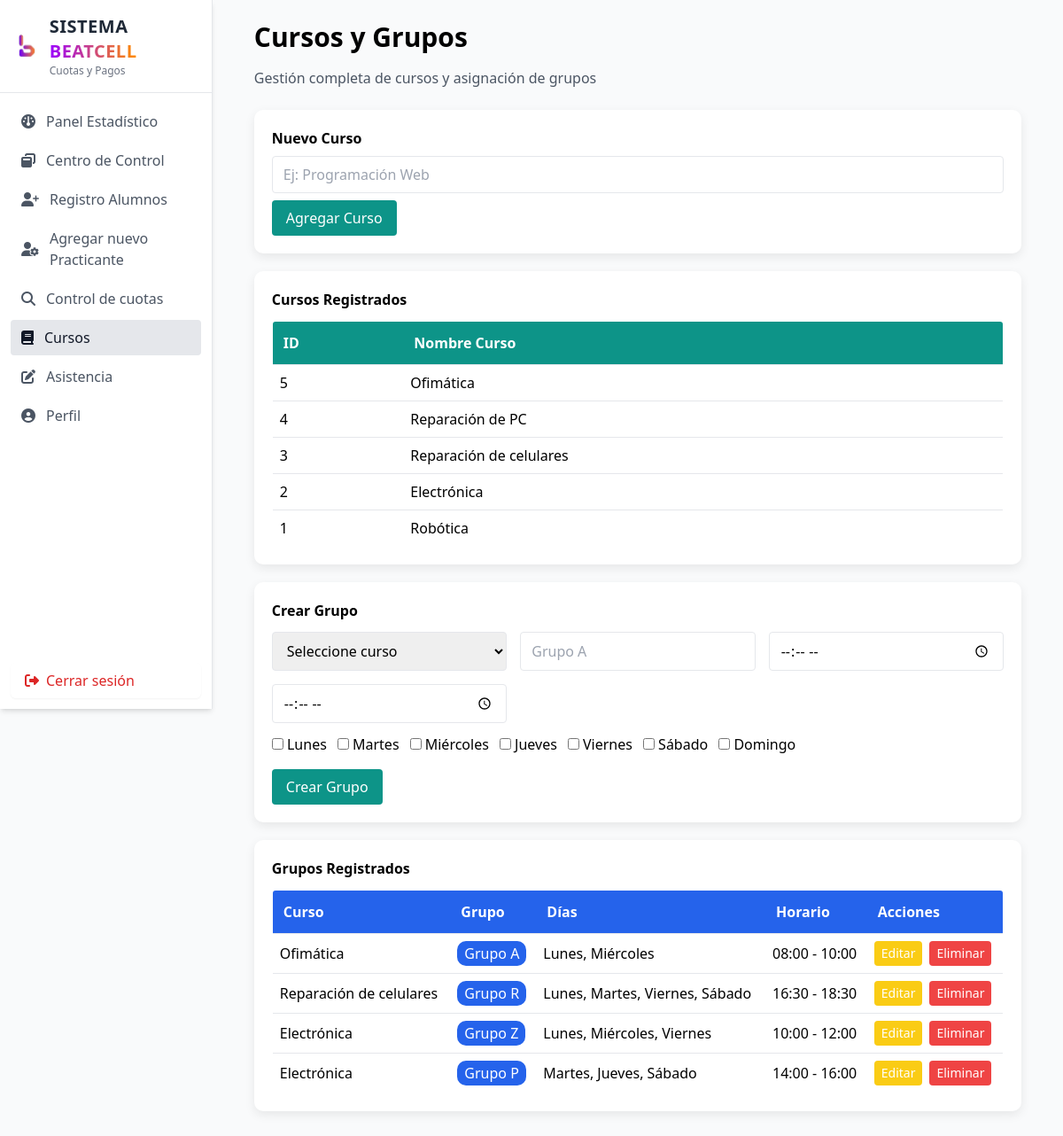
The page /public/asignar_cursos.php (signed in) on the database as committed earlier.
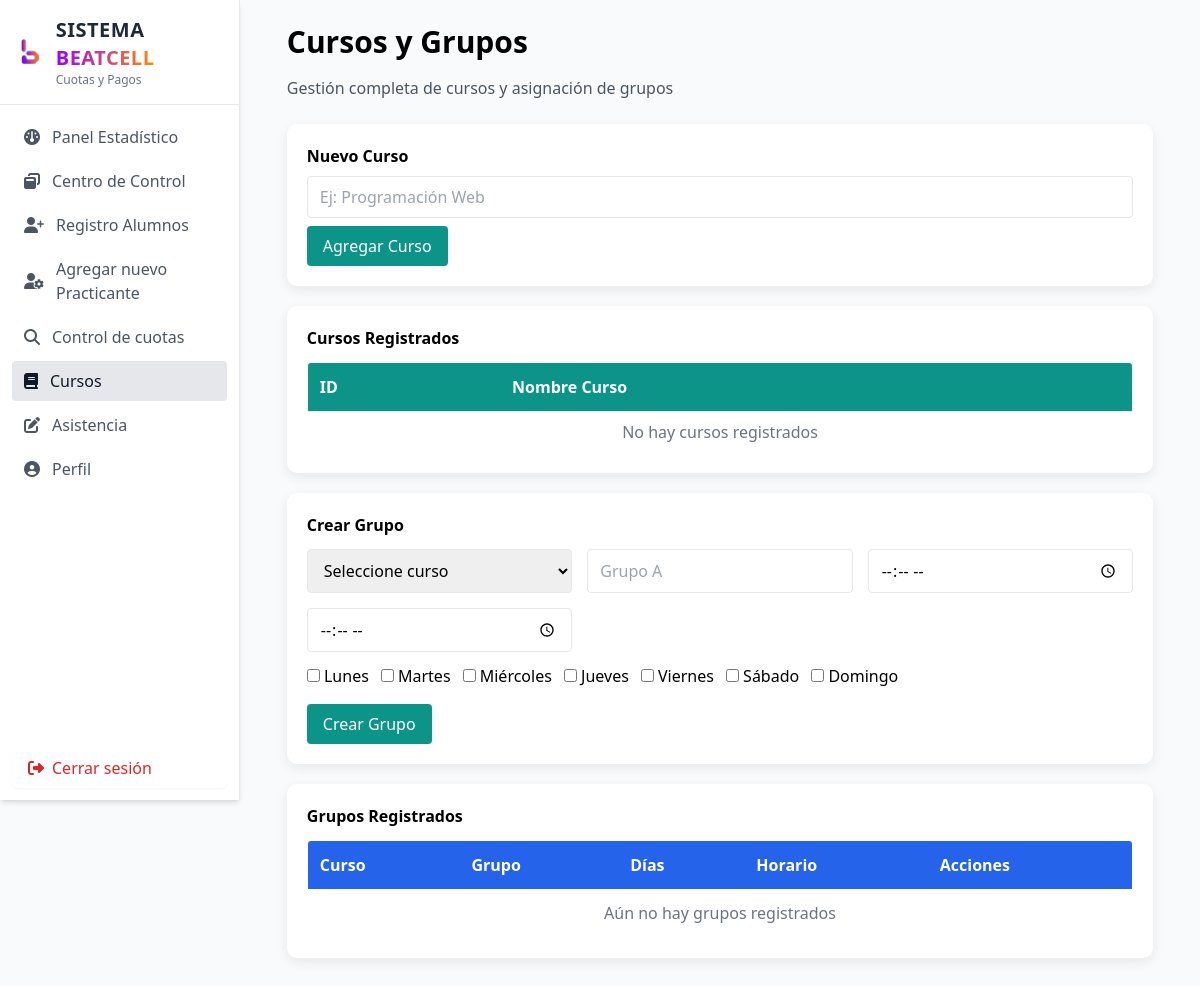
The same page on the database as committed later.
### tables this page shows
CREATE TABLE cursos (
    id_curso INT AUTO_INCREMENT PRIMARY KEY,
    nombre_curso VARCHAR(100) UNIQUE NOT NULL
);

CREATE TABLE grupos (
    id_grupo INT AUTO_INCREMENT PRIMARY KEY,
    id_curso INT NOT NULL,

    nombre_grupo VARCHAR(50) NOT NULL,
    dias VARCHAR(100),
    hora_inicio TIME,
    hora_fin TIME,

    FOREIGN KEY (id_curso)
        REFERENCES cursos(id_curso)
);

### config/config.php (called while the page is built)
<?php
return [
    'db' => [
        'host' => '127.0.0.1',
        'name' => 'beatcell_db',
        'user' => 'root',
        'pass' => '',
        'charset' => 'utf8mb4'
    ],
    'uploads_dir' => __DIR__ . '/../uploads',
    'base_url' => 'http://localhost/Sistema-Beatcell/public'
];

### public/asignar_cursos.php (the view, shortened to what this page needs)
<?php
$pdo = require __DIR__ . '/../config/db.php';
$stmt = $pdo->query("SELECT * FROM cursos ORDER BY id_curso DESC");
$cursos = $stmt->fetchAll();
$stmt = $pdo->query("
SELECT
    g.*,
    c.nombre_curso
FROM grupos g
INNER JOIN cursos c ON c.id_curso = g.id_curso
ORDER BY g.id_grupo DESC
");
$grupos = $stmt->fetchAll();
$active = "cursos";
?>
<h2 class="text-3xl font-bold mb-4">Cursos y Grupos</h2>
<p class="text-gray-600 mb-6">Gestión completa de cursos y asignación de grupos</p>
<div class="card">
  <h3 class="font-semibold mb-2">Nuevo Curso</h3>
  <form action="../process/process_cursos.php" method="POST">
    <input type="text" name="nombre" placeholder="Ej: Programación Web"
           class="border px-3 py-2 rounded w-full mb-2">
    <button class="bg-teal-600 text-white px-4 py-2 rounded">
      Agregar Curso
    </button>
  </form>
</div>
<div class="card">
  <h3 class="font-semibold mb-3">Cursos Registrados</h3>
  <table class="w-full border rounded overflow-hidden">
    <thead class="bg-teal-600 text-white">
      <tr class="border-t hover:bg-gray-50">
        <th class="p-3 text-left">ID</th>
        <th class="p-3 text-left">Nombre Curso</th>
      </tr>
    </thead>
    <tbody class="bg-white">
      <?php if($cursos): ?>
          <?php foreach($cursos as $c): ?>
              <tr class="border-t hover:bg-gray-50">
                  <td class="p-2"><?= $c['id_curso'] ?></td>
                  <td class="p-2"><?= htmlspecialchars($c['nombre_curso']) ?></td>
              </tr>
          <?php endforeach; ?>
      <?php else: ?>
          <tr class="border-t hover:bg-gray-50">
              <td colspan="2" class="p-2 text-center text-gray-500">
                  No hay cursos registrados
              </td>
          </tr>
      <?php endif; ?>
    </tbody>
  </table>
</div>
<form action="../process/process_grupos.php" method="POST" class="card">
  <h3 class="font-semibold mb-3">Crear Grupo</h3>
  <div class="grid">
    <select name="id_curso" class="border px-3 py-2 rounded" required>
        <option value="">Seleccione curso</option>
    </select>
    <input type="text" name="nombre_grupo" placeholder="Grupo A"
           class="border px-3 py-2 rounded" required>
    <input type="time" name="hora_inicio" class="border px-3 py-2 rounded" required>
    <input type="time" name="hora_fin" class="border px-3 py-2 rounded" required>
  </div>
  <div class="mt-3 flex flex-wrap gap-3">
    <label><input type="checkbox" name="dias[]" value="Lunes"> Lunes</label>
    <label><input type="checkbox" name="dias[]" value="Martes"> Martes</label>
    <label><input type="checkbox" name="dias[]" value="Miércoles"> Miércoles</label>
    <label><input type="checkbox" name="dias[]" value="Jueves"> Jueves</label>
    <label><input type="checkbox" name="dias[]" value="Viernes"> Viernes</label>
    <label><input type="checkbox" name="dias[]" value="Sábado"> Sábado</label>
    <label><input type="checkbox" name="dias[]" value="Domingo"> Domingo</label>
  </div>
  <button class="mt-4 bg-teal-600 text-white px-4 py-2 rounded">
    Crear Grupo
  </button>
</form>
<div class="card">
  <h3 class="font-semibold mb-3">Grupos Registrados</h3>
  <table class="w-full border rounded overflow-hidden">
    <thead class="bg-blue-600 text-white">
      <tr>
        <th class="p-3 text-left">Curso</th>
        <th class="p-3 text-left">Grupo</th>
        <th class="p-3 text-left">Días</th>
        <th class="p-3 text-left">Horario</th>
        <th class="p-3 text-left">Acciones</th>
      </tr>
    </thead>
    <tbody class="bg-white">
    <?php if($grupos): ?>
        <?php foreach($grupos as $g): ?>
            <tr class="border-t hover:bg-gray-50">
                <td class="p-2"><?= htmlspecialchars($g['nombre_curso']) ?></td>
                <td class="p-2">
                    <span class="badge"><?= htmlspecialchars($g['nombre_grupo']) ?></span>
                </td>
                <td class="p-2"><?= htmlspecialchars($g['dias']) ?></td>
                <td class="p-2">
                    <?= substr($g['hora_inicio'], 0, 5) ?> - <?= substr($g['hora_fin'], 0, 5) ?>
                </td>
                <td class="p-2 flex gap-2">
                    <button class="bg-yellow-400 px-2 py-1 rounded text-white text-sm">
                        Editar
                    </button>
                    <form action="../process/process_grupos.php" method="POST"
                          onsubmit="return confirm('¿Eliminar grupo?')">
                        <button class="bg-red-500 px-2 py-1 rounded text-white text-sm">
                            Eliminar
                        </button>
                    </form>
                </td>
            </tr>
        <?php endforeach; ?>
    <?php else: ?>
        <tr>
            <td colspan="5" class="p-3 text-center text-gray-500">
                Aún no hay grupos registrados
            </td>
        </tr>
    <?php endif; ?>
    </tbody>
  </table>
</div>
<?php
$content = ob_get_clean();
require __DIR__ . '/layout.php';
?>

### public/layout.php (shortened to what this page needs)
<?php
$config = require __DIR__ . '/../config/config.php';
$base   = rtrim($config['base_url'], '/');
$ROLE = strtoupper($_SESSION['role'] ?? '');
?>
<!doctype html>
<html lang="es">
<head>
  <script src="https://cdn.tailwindcss.com"></script>
  <link rel="stylesheet" href="https://cdnjs.cloudflare.com/ajax/libs/font-awesome/6.4.0/css/all.min.css">
</head>
<body class="bg-gray-50">
  <div class="flex min-h-screen">
    <aside class="sidebar bg-white border-r shadow-md flex flex-col">
      <div class="p-4 border-b flex items-center space-x-3">
<img src="../img/logo-beatcell.png" class="w-8 h-8 object-contain" alt="Logo">
  <div>
    <h1 class="text-xl font-bold tracking-wide">
      <span class="text-gray-800">SISTEMA</span>
      <span class="bg-gradient-to-r from-[#9b00ff] to-[#ff8c00] bg-clip-text text-transparent">
      </span>
    </h1>
    <p class="text-xs text-gray-500">Cuotas y Pagos</p>
  </div>
</div>
      <nav class="p-3 space-y-1 flex-1 overflow-y-auto">
        <?php if (in_array($ROLE, ['ADMISION','ADMINISTRADOR'], true)): ?>
        <a href="<?= $base ?>/home.php"
           class="flex items-center gap-3 px-3 py-2 rounded <?= $active==='home'?'bg-gray-200 text-gray-900':'text-gray-600 hover:bg-gray-100' ?>">
          <i class="fas fa-gauge"></i> <span>Panel Estadístico</span>
        </a>
        <?php endif; ?>
        <a href="<?= $base ?>/ventana.php"
           class="flex items-center gap-3 px-3 py-2 rounded <?= $active==='ventana'?'bg-gray-200 text-gray-900':'text-gray-600 hover:bg-gray-100' ?>">
          <i class="fas fa-window-restore"></i> <span>Centro de Control</span>
        </a>
        <?php if (in_array($ROLE, ['ASESOR','ADMINISTRADOR'], true)): ?>
          <a href="<?= $base ?>/registro_alumnos.php"
            class="flex items-center gap-3 px-3 py-2 rounded <?= $active==='registro'?'bg-gray-200 text-gray-900':'text-gray-600 hover:bg-gray-100' ?>">
            <i class="fas fa-user-plus"></i> <span>Registro Alumnos</span>
          </a>
        <?php endif; ?>
        <?php if ($ROLE === 'ADMINISTRADOR'): ?>
          <a href="<?= $base ?>/registrar_usuario.php"
            class="flex items-center gap-3 px-3 py-2 rounded <?= $active==='registrar_usuario'?'bg-gray-200 text-gray-900':'text-gray-600 hover:bg-gray-100' ?>">
            <i class="fas fa-user-cog"></i><span>Agregar nuevo Practicante</span>
          </a>
        <?php endif; ?>
        <?php if (in_array($ROLE, ['ADMISION','ADMINISTRADOR'], true)): ?>
          <a href="<?= $base ?>/consulta.php"
            class="flex items-center gap-3 px-3 py-2 rounded <?= $active==='consulta'?'bg-gray-200 text-gray-900':'text-gray-600 hover:bg-gray-100' ?>">
            <i class="fas fa-search"></i> <span>Control de cuotas</span>
          </a>
        <?php endif; ?>
        <?php if ($ROLE === 'ADMINISTRADOR'): ?>
          <a href="<?= $base ?>/asignar_cursos.php"
            class="flex items-center gap-3 px-3 py-2 rounded <?= $active==='cursos'?'bg-gray-200 text-gray-900':'text-gray-600 hover:bg-gray-100' ?>">
            <i class="fas fa-book"></i> <span>Cursos</span>
          </a>
        <?php endif; ?>
        <?php if ($ROLE === 'ADMINISTRADOR'): ?>
          <a href="<?= $base ?>/control_asistencias.php"
            class="flex items-center gap-3 px-3 py-2 rounded <?= $active==='editar_registros'?'bg-gray-200 text-gray-900':'text-gray-600 hover:bg-gray-100' ?>">
            <i class="fas fa-pen-to-square"></i> <span>Asistencia</span>
          </a>
        <?php endif; ?>
        <a href="<?= $base ?>/perfil.php"
           class="flex items-center gap-3 px-3 py-2 rounded <?= $active==='perfil'?'bg-gray-200 text-gray-900':'text-gray-600 hover:bg-gray-100' ?>">
          <i class="fas fa-user-circle"></i> <span>Perfil</span>
        </a>
      </nav>
      <div class="p-3 mt-auto">
        <a href="<?= $base ?>/logout.php"
          class="inline-flex items-center gap-2 px-4 py-2 rounded-md text-red-600 hover:bg-red-100 transition-all cursor-pointer shadow-sm w-full justify-start">
          <i class="fas fa-right-from-bracket"></i>
          <span>Cerrar sesión</span>
        </a>
      </div>
    </aside>
    <main class="main-shift flex-1 bg-gray-50 min-h-screen overflow-x-hidden overflow-y-auto p-6">
      <div class="w-[95%] max-w-[1600px] mx-auto">
        <?= $content ?? '' ?>
      </div>
    </main>
  </div>
</body>
</html>

### public/layout.php (style rules this page uses)
.sidebar { width:240px }
@media (min-width:768px) { .sidebar { position: fixed; top: 0; left: 0; height: 100vh; transform: none !important; background: #ffffff; } }
@media (min-width:768px) { .main-shift { margin-left: 240px; } }

### public/asignar_cursos.php (style rules this page uses)
.card { background:white; padding:20px; border-radius:10px; box-shadow:0 4px 12px rgba(0,0,0,0.08); margin-bottom:20px; }
.grid { display:grid; grid-template-columns:repeat(auto-fit,minmax(200px,1fr)); gap:15px; }
.badge { background:#2563eb; color:white; padding:3px 8px; border-radius:10px; }

Rows that differ between the two databases and show on the page:
removed cursos: id_curso "5", nombre_curso "Ofimática"
removed cursos: id_curso "4", nombre_curso "Reparación de PC"
removed cursos: id_curso "3", nombre_curso "Reparación de celulares"
removed cursos: id_curso "2", nombre_curso "Electrónica"
removed cursos: id_curso "1", nombre_curso "Robótica"
no longer on this page (row unchanged): grupos: id_curso.nombre_curso "Ofimática", nombre_grupo "Grupo A", dias "Lunes, Miércoles", hora_inicio "08:00", hora_fin "10:00"
no longer on this page (row unchanged): grupos: id_curso.nombre_curso "Reparación de celulares", nombre_grupo "Grupo R", dias "Lunes, Martes, Viernes, Sábado", hora_inicio "16:30", hora_fin "18:30"
no longer on this page (row unchanged): grupos: id_curso.nombre_curso "Electrónica", nombre_grupo "Grupo Z", dias "Lunes, Miércoles, Viernes", hora_inicio "10:00", hora_fin "12:00"
no longer on this page (row unchanged): grupos: id_curso.nombre_curso "Electrónica", nombre_grupo "Grupo P", dias "Martes, Jueves, Sábado", hora_inicio "14:00", hora_fin "16:00"
Other text that changed with them:
text now shown: "No hay cursos registrados Aún no hay grupos registrados"
